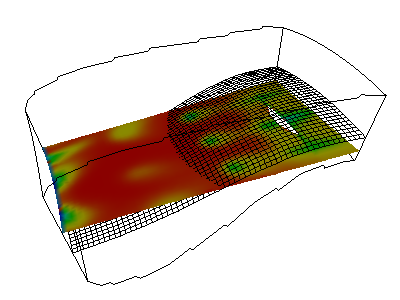

This chart was generated by the following Python code:
#!/usr/bin/env python

# Probe PLOT3D combustor data using a cut plane, and display with
# a wireframe comparison plane and outline.

import os

# Factory overrides
import vtkmodules.vtkInteractionStyle  # noqa: F401
import vtkmodules.vtkRenderingOpenGL2  # noqa: F401

from vtkmodules.vtkCommonDataModel import vtkPlane
from vtkmodules.vtkFiltersCore import (
    vtkCutter,
    vtkProbeFilter,
    vtkStructuredGridOutlineFilter,
)
from vtkmodules.vtkFiltersGeometry import vtkStructuredGridGeometryFilter
from vtkmodules.vtkIOParallel import vtkMultiBlockPLOT3DReader
from vtkmodules.vtkRenderingCore import (
    vtkActor,
    vtkDataSetMapper,
    vtkPolyDataMapper,
    vtkRenderWindow,
    vtkRenderWindowInteractor,
    vtkRenderer,
)

# Data directory
data_dir = os.environ.get("VPE_DATA_DIR", os.path.dirname(os.path.abspath(__file__)))

# Read PLOT3D combustor data
plot3d_reader = vtkMultiBlockPLOT3DReader()
plot3d_reader.SetXYZFileName(os.path.join(data_dir, "combxyz.bin"))
plot3d_reader.SetQFileName(os.path.join(data_dir, "combq.bin"))
plot3d_reader.SetScalarFunctionNumber(100)
plot3d_reader.SetVectorFunctionNumber(202)
plot3d_reader.Update()
output = plot3d_reader.GetOutput().GetBlock(0)

# Cut the data with an angled plane
plane = vtkPlane()
plane.SetOrigin(output.GetCenter())
plane.SetNormal(-0.287, 0, 0.9579)

plane_cut = vtkCutter()
plane_cut.SetInputData(output)
plane_cut.SetCutFunction(plane)

# Probe the cut surface against the source data
probe_filter = vtkProbeFilter()
probe_filter.SetInputConnection(plane_cut.GetOutputPort())
probe_filter.SetSourceData(output)

cut_mapper = vtkDataSetMapper()
cut_mapper.SetInputConnection(probe_filter.GetOutputPort())
cut_mapper.SetScalarRange(output.GetPointData().GetScalars().GetRange())

cut_actor = vtkActor()
cut_actor.SetMapper(cut_mapper)

# Extract a comparison plane at z=9
comp_plane = vtkStructuredGridGeometryFilter()
comp_plane.SetInputData(output)
comp_plane.SetExtent(0, 100, 0, 100, 9, 9)

comp_mapper = vtkPolyDataMapper()
comp_mapper.SetInputConnection(comp_plane.GetOutputPort())
comp_mapper.ScalarVisibilityOff()

comp_actor = vtkActor()
comp_actor.SetMapper(comp_mapper)
comp_actor.GetProperty().SetRepresentationToWireframe()
comp_actor.GetProperty().SetColor(0, 0, 0)

# Outline
outline = vtkStructuredGridOutlineFilter()
outline.SetInputData(output)

outline_mapper = vtkPolyDataMapper()
outline_mapper.SetInputConnection(outline.GetOutputPort())

outline_actor = vtkActor()
outline_actor.SetMapper(outline_mapper)
outline_actor.GetProperty().SetColor(0, 0, 0)

# Renderer
renderer = vtkRenderer()
renderer.AddActor(outline_actor)
renderer.AddActor(comp_actor)
renderer.AddActor(cut_actor)
renderer.SetBackground(1, 1, 1)

# Window
render_window = vtkRenderWindow()
render_window.SetMultiSamples(0)
render_window.AddRenderer(renderer)
render_window.SetSize(400, 300)
render_window.SetWindowName("probe")

# Scene
camera = renderer.GetActiveCamera()
camera.SetClippingRange(11.1034, 59.5328)
camera.SetFocalPoint(9.71821, 0.458166, 29.3999)
camera.SetPosition(-2.95748, -26.7271, 44.5309)
camera.SetViewUp(0.0184785, 0.479657, 0.877262)

# Interactor
interactor = vtkRenderWindowInteractor()
interactor.SetRenderWindow(render_window)

interactor.Initialize()
interactor.Start()
